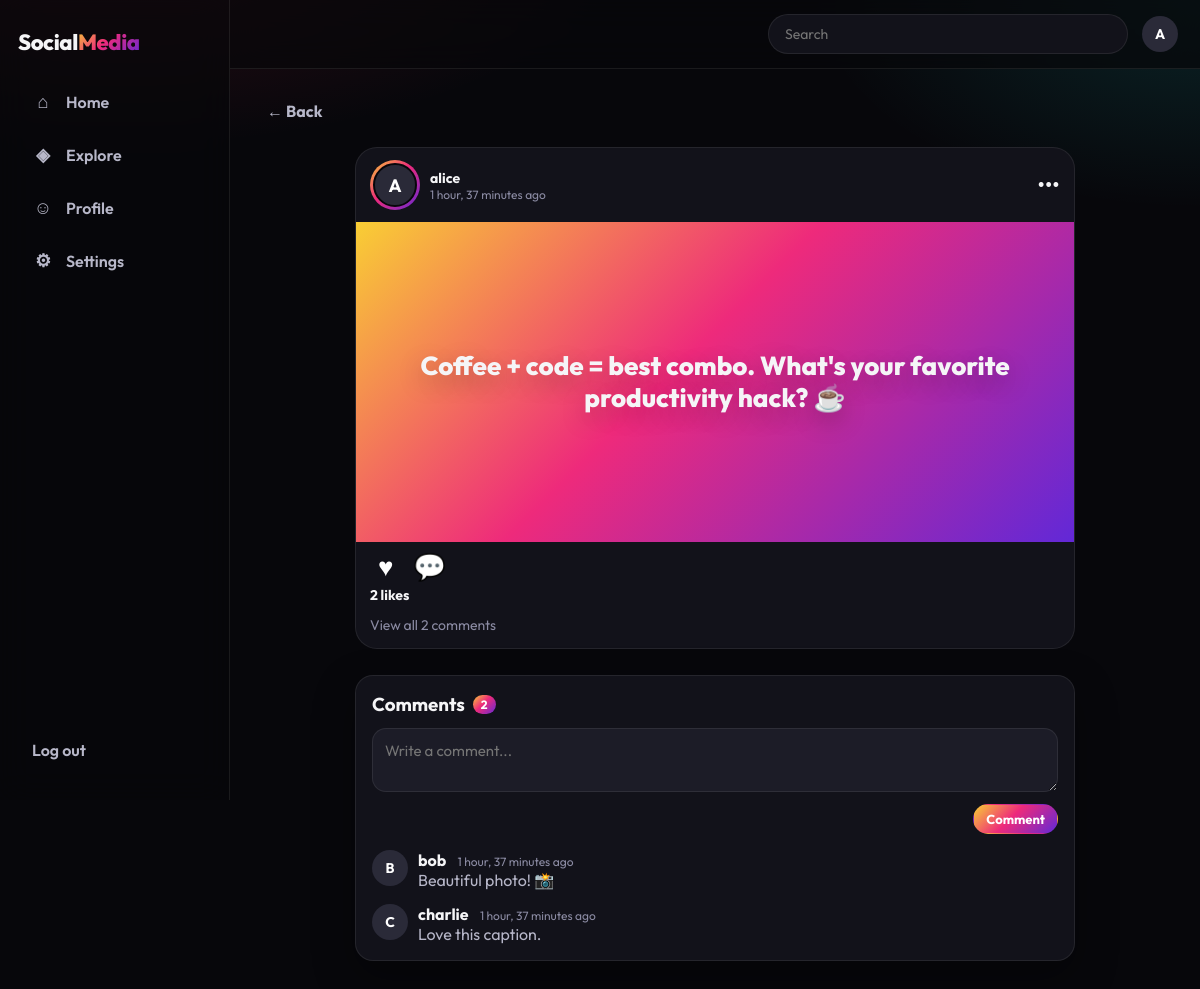
The app's page /posts/4/ (signed in) with its own data.
### core/models.py (models this page shows, shortened)
class Post(models.Model):
    author = models.ForeignKey(User, on_delete=models.CASCADE, related_name='posts')
    content = models.TextField(max_length=2000)
    image = models.ImageField(upload_to='posts/', blank=True, null=True)
    created_at = models.DateTimeField(default=timezone.now)
    class Meta:
        ordering = ['-created_at', '-id']
    @property
    def likes_count(self):
        return self.likes.count()
    @property
    def comments_count(self):
        return self.comments.count()
    def is_liked_by(self, user):
        if not user.is_authenticated:
            return False
        return self.likes.filter(user=user).exists()

class Comment(models.Model):
    post = models.ForeignKey(Post, on_delete=models.CASCADE, related_name='comments')
    author = models.ForeignKey(User, on_delete=models.CASCADE, related_name='comments')
    content = models.TextField(max_length=1000)
    created_at = models.DateTimeField(default=timezone.now)
    class Meta:
        ordering = ['created_at', 'id']

### core/views.py (the view)
# urls.py: path('posts/<int:pk>/', views.post_detail_view, name='post_detail'),
@login_required
def post_detail_view(request, pk):
    post = get_object_or_404(_posts_for(request.user), pk=pk)
    comments = (
        post.comments
        .select_related('author', 'author__profile')
    )
    context = {
        'post': post,
        'comments': comments,
        'comment_form': CommentForm(),
        'liked': post.is_liked_by(request.user),
    }
    return render(request, 'post_detail.html', context)

### core/forms.py
class CommentForm(forms.ModelForm):
    class Meta:
        model = Comment
        fields = ['content']
        widgets = {
            'content': forms.Textarea(attrs={
                'placeholder': 'Write a comment...',
                'rows': 2,
                'maxlength': 1000,
                'class': 'comment-input',
            }),
        }

### core/views.py (called while the page is built)
def _posts_for(user):
    qs = (
        Post.objects
        .select_related('author', 'author__profile')
        .annotate(
            like_count=Count('likes', distinct=True),
            comment_count=Count('comments', distinct=True),
        )
    )
    if getattr(user, 'is_authenticated', False):
        qs = qs.annotate(
            user_liked=Exists(Like.objects.filter(post=OuterRef('pk'), user=user))
        )
    else:
        qs = qs.annotate(user_liked=Value(False, output_field=BooleanField()))
    return qs

### templates/post_detail.html (shortened to what this page needs)
{% extends 'base.html' %}
{% block content %}
<header class="page-header">
    <a href="{{ request.META.HTTP_REFERER|default:'/' }}" class="btn btn--ghost">← Back</a>
</header>
<div class="layout layout--detail">
    <div class="feed-column">
        {% include 'includes/_post.html' with post=post %}
        <section class="post-comments card" id="comments">
            <h3 class="comments-title">
                Comments <span class="comment-count-badge" data-comments-total>{{ comments|length }}</span>
            </h3>
            {% if request.user.is_authenticated %}
            <form method="post" action="{% url 'comment_create' post.pk %}" class="comment-form" data-comment-form>
                {{ comment_form.content }}
                <div class="comment-form-footer">
                    <button type="submit" class="btn btn--small btn--primary">Comment</button>
                </div>
            </form>
            {% endif %}
            <ul class="comment-list" data-comment-list>
                {% for comment in comments %}
                <li class="comment" data-comment-id="{{ comment.pk }}">
                    <a href="{% url 'profile' username=comment.author.username %}" class="comment-avatar">
                        {% if comment.author.profile.avatar %}
                            <img class="avatar avatar--sm" src="{{ comment.author.profile.avatar.url }}" alt="{{ comment.author.username }}">
                        {% else %}
                            <span class="avatar avatar--sm avatar--placeholder">{{ comment.author.username|first|upper }}</span>
                        {% endif %}
                    </a>
                    <div class="comment-body">
                        <div class="comment-meta">
                            <a href="{% url 'profile' username=comment.author.username %}" class="comment-author">{{ comment.author.username }}</a>
                            <span class="post-meta" title="{{ comment.created_at|date:'F j, Y g:i A' }}">{{ comment.created_at|timesince }} ago</span>
                        </div>
                        <p class="comment-text" data-comment-content>{{ comment.content|linebreaksbr }}</p>
                    </div>
                </li>
                {% empty %}
                <li class="comment-empty" data-comment-empty>No comments yet. Be the first to say something!</li>
                {% endfor %}
            </ul>
        </section>
    </div>
</div>
{% endblock %}

### templates/base.html (shortened to what this page needs)
{% load static %}
<!DOCTYPE html>
<html lang="en">
<head>
    <link rel="stylesheet" href="{% static 'css/style.css' %}">
</head>
<body class="{% block body_class %}{% endblock %}">
{% if user.is_authenticated %}
<div class="app-shell">
    <aside class="rail">
        <a href="{% url 'feed' %}" class="brand">Social<span>Media</span></a>
        <nav class="rail-nav">
            <a href="{% url 'feed' %}" class="rail-link {% if active_page == 'feed' %}active{% endif %}">
                <span class="rail-ico" aria-hidden="true">⌂</span> Home
            </a>
            <a href="{% url 'explore' %}" class="rail-link {% if active_page == 'explore' %}active{% endif %}">
                <span class="rail-ico" aria-hidden="true">◈</span> Explore
            </a>
            <a href="{% url 'profile' username=user.username %}" class="rail-link">
                <span class="rail-ico" aria-hidden="true">☺</span> Profile
            </a>
            <a href="{% url 'settings' %}" class="rail-link">
                <span class="rail-ico" aria-hidden="true">⚙</span> Settings
            </a>
        </nav>
        <form method="post" action="{% url 'logout' %}" class="rail-logout">
            <button type="submit" class="rail-link rail-link--btn">Log out</button>
        </form>
    </aside>
    <div class="stage">
        <header class="topbar">
            <form class="nav-search" action="{% url 'explore' %}" method="get">
                <input type="text" name="q" placeholder="Search" value="{{ request.GET.q }}" aria-label="Search">
            </form>
            <div class="nav-user">
                <a href="{% url 'profile' username=user.username %}" class="nav-avatar-wrap" aria-label="Account menu">
                    {% if user.profile.avatar %}
                        <img class="avatar avatar--sm" src="{{ user.profile.avatar.url }}" alt="">
                    {% else %}
                        <span class="avatar avatar--sm avatar--placeholder">{{ user.username|first|upper }}</span>
                    {% endif %}
                </a>
            </div>
        </header>
{% endif %}
<main class="main">
    {% block content %}{% endblock %}
</main>
{% if user.is_authenticated %}
    </div>
</div>
{% endif %}
</body>
</html>

### templates/includes/_post.html (shortened to what this page needs)
<article class="post-card {% if mode == 'reel' %}post-card--reel{% endif %}" data-post-id="{{ post.pk }}">
    {% if mode == 'reel' %}
    <a class="reel-media" href="{% url 'post_detail' post.pk %}">
        {% if post.image %}
            <img src="{{ post.image.url }}" alt="">
        {% else %}
            <span class="reel-copy">{{ post.content }}</span>
        {% endif %}
    </a>
    <div class="reel-shade"></div>
    <div class="reel-meta">
        <a href="{% url 'profile' username=post.author.username %}" class="reel-author">@{{ post.author.username }}</a>
        {% if post.image %}
            <p class="reel-caption">{{ post.content|truncatechars:140 }}</p>
        {% endif %}
    </div>
    <div class="reel-rail">
        <a href="{% url 'profile' username=post.author.username %}" class="reel-avatar">
            {% if post.author.profile.avatar %}
                <img class="avatar avatar--md" src="{{ post.author.profile.avatar.url }}" alt="">
            {% else %}
                <span class="avatar avatar--md avatar--placeholder">{{ post.author.username|first|upper }}</span>
            {% endif %}
        </a>
        <form method="post" action="{% url 'like_toggle' post.pk %}" class="like-form" data-like-form>
            {% csrf_token %}
            <button type="submit" class="reel-action like-btn {% if post.user_liked %}liked{% endif %}"
                    data-like-btn aria-pressed="{% if post.user_liked %}true{% else %}false{% endif %}" aria-label="Like">
                <span class="heart{% if post.user_liked %} filled{% endif %}">♥</span>
            </button>
        </form>
        <strong class="reel-count" data-like-count>{{ post.like_count|default:post.likes_count }}</strong>
        <a href="{% url 'post_detail' post.pk %}#comments" class="reel-action" aria-label="Comments">💬</a>
        <strong class="reel-count" data-comment-count>{{ post.comment_count|default:post.comments_count }}</strong>
    </div>
    {% else %}
    <div class="post-header">
        <a href="{% url 'profile' username=post.author.username %}" class="post-author">
            <span class="ring">
                {% if post.author.profile.avatar %}
                    <img class="avatar avatar--md" src="{{ post.author.profile.avatar.url }}" alt="">
                {% else %}
                    <span class="avatar avatar--md avatar--placeholder">{{ post.author.username|first|upper }}</span>
                {% endif %}
            </span>
            <div class="post-author-name">
                <strong>{{ post.author.username }}</strong>
                <span class="post-meta" title="{{ post.created_at|date:'F j, Y g:i A' }}">{{ post.created_at|timesince }} ago</span>
            </div>
        </a>
        {% if post.author == request.user %}
        <div class="post-actions-menu">
            <button type="button" class="icon-btn" data-menu-toggle aria-label="Post options">•••</button>
        </div>
        {% endif %}
    </div>
    <div class="post-visual">
        {% if post.image %}
            <img class="post-image" src="{{ post.image.url }}" alt="">
        {% else %}
            <div class="post-canvas"><p>{{ post.content }}</p></div>
        {% endif %}
    </div>
    <div class="post-footer">
        <div class="post-actions">
            <form method="post" action="{% url 'like_toggle' post.pk %}" class="like-form" data-like-form>
                <button type="submit" class="action-btn like-btn {% if post.user_liked %}liked{% endif %}"
                        data-like-btn aria-pressed="{% if post.user_liked %}true{% else %}false{% endif %}" aria-label="Like">
                    <span class="heart{% if post.user_liked %} filled{% endif %}">♥</span>
                </button>
            </form>
            {% if request.resolver_match.url_name == 'post_detail' %}
            <button type="button" class="action-btn" data-scroll-to-comments aria-label="Comments">💬</button>
            {% else %}
            <a href="{% url 'post_detail' post.pk %}#comments" class="action-btn" aria-label="Comments">💬</a>
            {% endif %}
        </div>
        <p class="ig-likes"><span data-like-count>{{ post.like_count|default:post.likes_count }}</span> likes</p>
        <a href="{% url 'post_detail' post.pk %}#comments" class="view-comments">
            View all <span data-comment-count>{{ post.comment_count|default:post.comments_count }}</span> comments
        </a>
    </div>
    {% endif %}
</article>

### records on screen
Post: author.username|first "A", author.username "alice", created_at "1 hour, 37 minutes", content "Coffee + code = best combo. What's your favorite productivity hack? ☕", like_count "2", comment_count "2"
Comment: author.username|first "B", author.username "bob", created_at "1 hour, 37 minutes", content "Beautiful photo! 📸"
Comment: author.username|first "C", author.username "charlie", created_at "1 hour, 37 minutes", content "Love this caption."

### other values on screen
{{ user.username|first|upper }} "A"
{{ comments|length }} "2"
